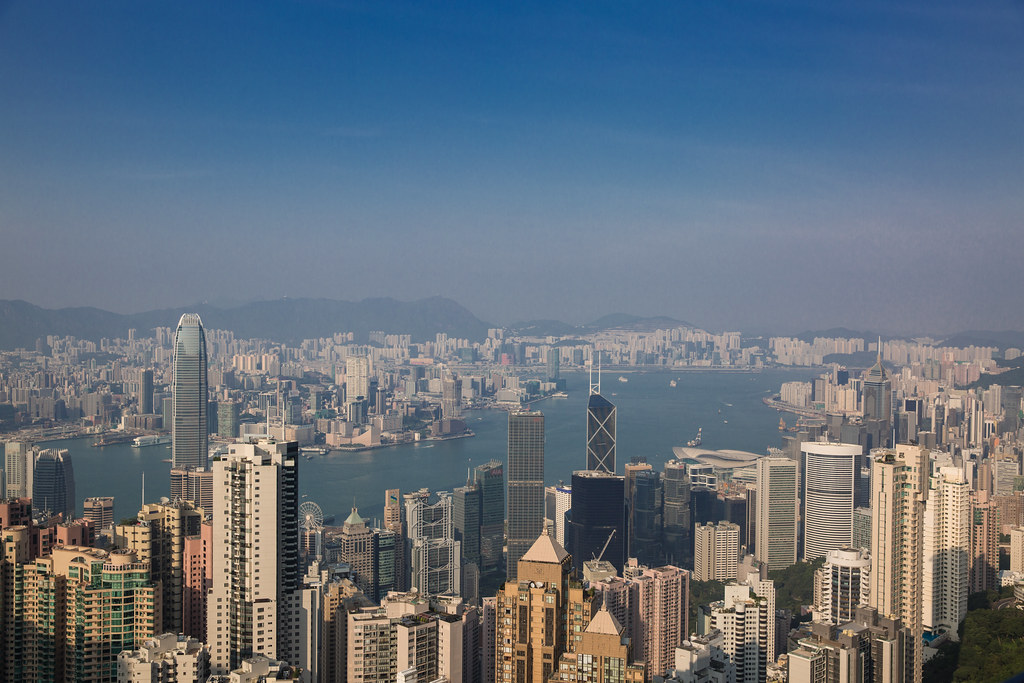
#> input picture assets/hk-skyline.jpg, 1024 x 683 px
$ python render.py
#> lines starting #> are read from the running program, lines starting #| are printed output that depends on the picture
#!/usr/bin/env python3
"""Render THE WORLD TODAY — a one-page broadsheet summing up the world news
of Sunday 22 November 2026 — as a 680x1024 PNG.

Drawn at 2x (1360x2048) with Pillow and downscaled with LANCZOS so the
small type stays crisp. Layout: masthead, Hong Kong election lead with a
real skyline photograph, Israel and COP31 side by side with real photos,
a three-brief strip, and a sources footer. All photographs are freely
licensed file photos, credited in the footer; none is from 22 November
itself. Every story on the page is an event of 22 November 2026.
"""
import os
from PIL import Image, ImageDraw, ImageFont

HERE = os.path.dirname(os.path.abspath(__file__))
ROOT = os.path.dirname(HERE)

SCALE = 2
W, H = 680 * SCALE, 1024 * SCALE
MARGIN = 28 * SCALE
CW = W - 2 * MARGIN  # content width

PAPER = (246, 242, 231)
INK = (17, 17, 17)
RED = (164, 30, 34)
GREY = (90, 86, 78)

SERIF = "/usr/share/fonts/truetype/liberation/LiberationSerif-Regular.ttf"
SERIF_B = "/usr/share/fonts/truetype/liberation/LiberationSerif-Bold.ttf"
SERIF_I = "/usr/share/fonts/truetype/liberation/LiberationSerif-Italic.ttf"
SANS = "/usr/share/fonts/truetype/liberation/LiberationSans-Regular.ttf"
SANS_B = "/usr/share/fonts/truetype/liberation/LiberationSans-Bold.ttf"


def font(path, size):
    return ImageFont.truetype(path, size * SCALE)


def wrap(text, fnt, width, draw):
    """Greedy word wrap to a pixel width; returns a list of lines."""
    words = text.split()
    lines, cur = [], ""
    for w in words:
        trial = (cur + " " + w).strip()
        if draw.textlength(trial, font=fnt) <= width:
            cur = trial
        else:
            if cur:
                lines.append(cur)
            cur = w
    if cur:
        lines.append(cur)
    return lines


def draw_lines(draw, x, y, lines, fnt, fill=INK, leading=None):
    """Draw lines top to bottom; returns the y below the last line."""
    lh = leading if leading is not None else int(fnt.size * 1.35)
    for ln in lines:
        draw.text((x, y), ln, font=fnt, fill=fill)
        y += lh
    return y


def crop_cover(img, tw, th):
    """Centre-crop an image to the target aspect, then resize to it."""
    iw, ih = img.size
    ta = tw / th
    ia = iw / ih
    if ia > ta:  # too wide: trim sides
        nw = int(ih * ta)
        x0 = (iw - nw) // 2
        img = img.crop((x0, 0, x0 + nw, ih))
    else:  # too tall: trim top/bottom
        nh = int(iw / ta)
        y0 = (ih - nh) // 2
        img = img.crop((0, y0, iw, y0 + nh))
    return img.resize((tw, th), Image.LANCZOS)


def tracked(draw, x, y, text, fnt, fill, tracking=0):
    """Draw text with extra space between characters; returns end x."""
    for ch in text:
        draw.text((x, y), ch, font=fnt, fill=fill)
        x += draw.textlength(ch, font=fnt) + tracking
    return x


def main():
    img = Image.new("RGB", (W, H), PAPER)
    d = ImageDraw.Draw(img)
    x = MARGIN
    y = 18 * SCALE

    # ---- Masthead ----
    f_mast = font(SERIF_B, 48)
    t = "THE WORLD TODAY"
    d.text(((W - d.textlength(t, font=f_mast)) / 2, y), t, font=f_mast, fill=INK)
    y += int(48 * SCALE * 1.25)

    f_date = font(SANS_B, 15)
    t = "SUNDAY, 22 NOVEMBER 2026"
    d.text(((W - d.textlength(t, font=f_date)) / 2, y), t, font=f_date, fill=INK)
    y += int(15 * SCALE * 1.6)

    f_sub = font(SANS, 11)
    t = "ONE DAY  ·  ONE PAGE  ·  No. 326"
    d.text(((W - d.textlength(t, font=f_sub)) / 2, y), t, font=f_sub, fill=GREY)
    y += int(11 * SCALE * 1.6) + 6 * SCALE

    d.rectangle([x, y, x + CW, y + 3 * SCALE], fill=INK)
    y += 5 * SCALE
    d.rectangle([x, y, x + CW, y + 1 * SCALE], fill=INK)
    y += 8 * SCALE

    # ---- Lead: Hong Kong ----
    f_kick = font(SANS_B, 13)
    tracked(d, x, y, "HONG KONG · ELECTION", f_kick, RED, tracking=2)
    y += int(13 * SCALE * 1.7)

    f_head = font(SERIF_B, 54)
    d.text((x, y), "HONG KONG VOTES", font=f_head, fill=INK)
    y += int(54 * SCALE * 1.15)

    f_deck = font(SERIF, 16)
    deck = ("About 5,700 voters pick the 1,500-member committee that will choose "
            "Hong Kong's next leader, as 856 candidates contest 723 seats "
            "across 31 subsectors.")
    y = draw_lines(d, x, y + 2 * SCALE, wrap(deck, f_deck, CW, d), f_deck,
                   leading=int(16 * SCALE * 1.45))
#> y = 541
    y += 4 * SCALE
#> y = 549

    hk = Image.open(os.path.join(ROOT, "assets", "hk-skyline.jpg")).convert("RGB")
#> hk is the input picture: PIL image 1024x683 RGB; mean R, G, B 99.2, 111.8, 125.2
    ph = 135 * SCALE
    img.paste(crop_cover(hk, CW, ph), (x, y))
#> img: PIL image 1360x2048 RGB
    y += ph + 4 * SCALE
#> y = 827
    f_cap = font(SERIF_I, 11)
    d.text((x, y), "Hong Kong's skyline. Polling runs 9am–6pm across five stations. (File photo)",
           font=f_cap, fill=GREY)
    y += int(11 * SCALE * 1.7) + 2 * SCALE
#> y = 868

    # Lead body, two columns
    f_body = font(SERIF, 13)
    col_w = (CW - 20 * SCALE) // 2
    lh = int(13 * SCALE * 1.5)
    left = ("Polls opened at 9am today in Hong Kong's Election Committee "
            "Subsector Ordinary Elections, with 856 candidates contesting "
            "723 seats. The 5,700 voters choose the 1,500-strong Election "
            "Committee, which nominates and elects the chief executive and "
            "picks 40 lawmakers.")
    right = ("Voting runs until 6pm at five ordinary polling stations, and "
             "the committee's five-year term begins on 1 February 2027. "
             "The results will shape the race for the city's top job next year.")
    y1 = draw_lines(d, x, y, wrap(left, f_body, col_w, d), f_body, leading=lh)
#> the loop in draw_lines (call 2), `for ln in lines:` made 5 passes
#> y on passes 1 to 5: 907, 946, 985, 1024, 1063
#> y1 = 1063
    y2 = draw_lines(d, x + col_w + 20 * SCALE, y,
                    wrap(right, f_body, col_w, d), f_body, leading=lh)
#> y2 = 1024
    y = max(y1, y2) + 6 * SCALE
#> y = 1075

    d.rectangle([x, y, x + CW, y + 1 * SCALE], fill=INK)
    y += 8 * SCALE
#> y = 1091

    # ---- Middle: Israel | COP31 ----
    mid_y = y
#> mid_y = 1091
    col_w = (CW - 20 * SCALE) // 2
    f_mid_head = font(SERIF_B, 24)

    def story(cx, kicker, headline, photo, caption, body):
#> called with cx = 56, kicker = 'ISRAEL · GOVERNMENT', headline = 'EISENKOT BEGINS BID TO FORM GOVERNMENT', photo = 'knesset.jpg', caption = 'The Knesset in Jerusalem. (File photo)'
        yy = mid_y
#> yy = 1091
        tracked(d, cx, yy, kicker, f_kick, RED, tracking=2)
        yy += int(13 * SCALE * 1.7)
#> yy = 1135
        yy = draw_lines(d, cx, yy, wrap(headline, f_mid_head, col_w, d),
                        f_mid_head, leading=int(24 * SCALE * 1.12))
#> yy = 1241
        yy += 3 * SCALE
#> yy = 1247
        im = Image.open(os.path.join(ROOT, "assets", photo)).convert("RGB")
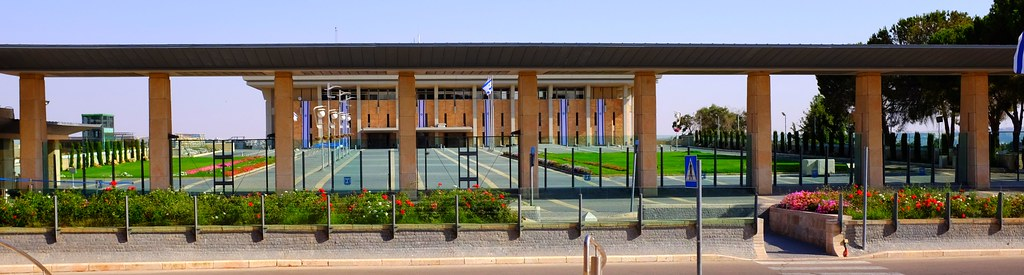
#> input picture assets/knesset.jpg, 1024 x 275 px
#> im is the input picture: PIL image 1024x275 RGB; mean R, G, B 122.3, 117.2, 109
        ph2 = 72 * SCALE
        img.paste(crop_cover(im, col_w, ph2), (cx, yy))
#> call 2 of crop_cover, with tw = 604, th = 144
#> in crop_cover (call 2), `return img.resize((tw, th), Image.LANCZOS)`:
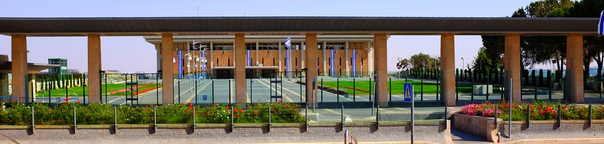
#> returned value: PIL image 604x144 RGB; mean R, G, B 113.6, 108.8, 98.6
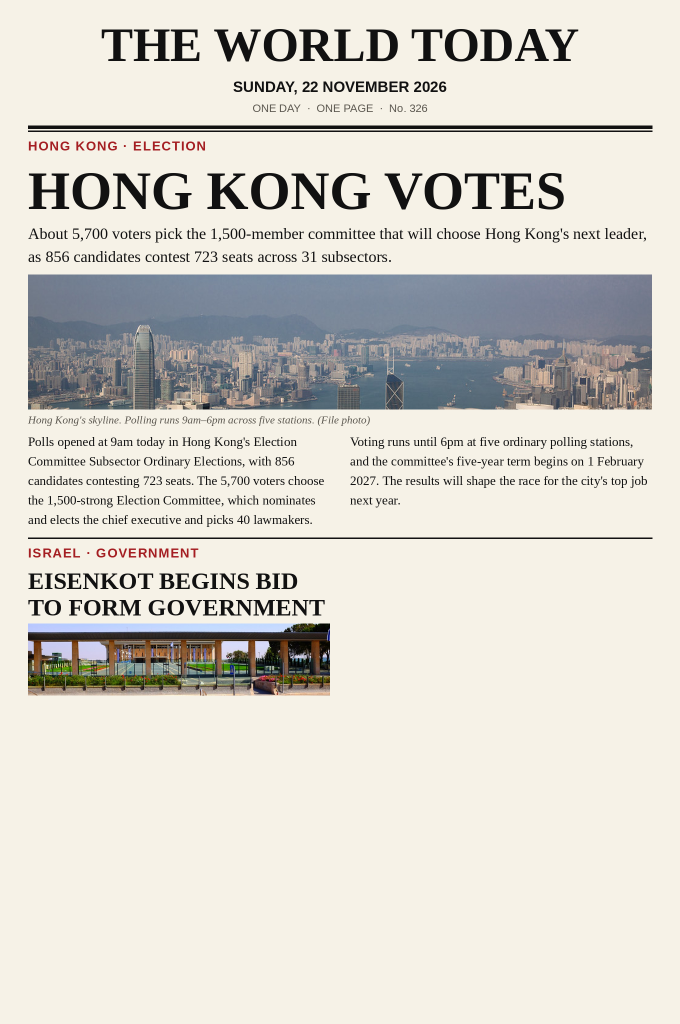
#> img: PIL image 1360x2048 RGB (shown at 1/2 size); mean R, G, B 216.8, 214, 206.1
        yy += ph2 + 4 * SCALE
#> yy = 1399
        d.text((cx, yy), caption, font=f_cap, fill=GREY)
        yy += int(11 * SCALE * 1.7) + 2 * SCALE
#> yy = 1440
        yy = draw_lines(d, cx, yy, wrap(body, f_body, col_w, d), f_body, leading=lh)
#> yy = 1674
        return yy

    y_isr = story(
        x, "ISRAEL · GOVERNMENT",
        "EISENKOT BEGINS BID TO FORM GOVERNMENT",
        "knesset.jpg", "The Knesset in Jerusalem. (File photo)",
        ("Gadi Eisenkot, the former army chief, begins intensive coalition "
         "talks with Likud today after President Isaac Herzog asked him — "
         "not Benjamin Netanyahu — to try to form Israel's next government. "
         "Herzog informed Netanyahu on Saturday evening; the mandate "
         "handover takes place today."))
#> y_isr = 1674
    y_cop = story(
        x + col_w + 20 * SCALE, "CLIMATE · COP31",
        "CLIMATE TALKS DEADLOCKED AS COP31 RUNS INTO OVERTIME",
        "turbines.jpg", "Wind turbines. The fossil-fuel fight has stalled the talks. (File photo)",
        ("Climate talks in Antalya run past their deadline with no deal, "
         "deadlocked over fossil fuels after a draft text stripped out every "
         "mention of them. Delegates worked through the night as a third "
         "draft was promised for this morning; nearly 200 countries are at "
         "the table."))
#> call 2 of story, with cx = 700, kicker = 'CLIMATE · COP31', photo = 'turbines.jpg'
#> in story (call 2), `yy = mid_y`: yy = 1091
#> in story (call 2), `yy += int(13 * SCALE * 1.7)`: yy = 1135
#> in story (call 2), `yy = draw_lines(d, cx, yy, wrap(headline, f_mid_head, col_w, d), f_mid..`: yy = 1294
#> in story (call 2), `yy += 3 * SCALE`: yy = 1300
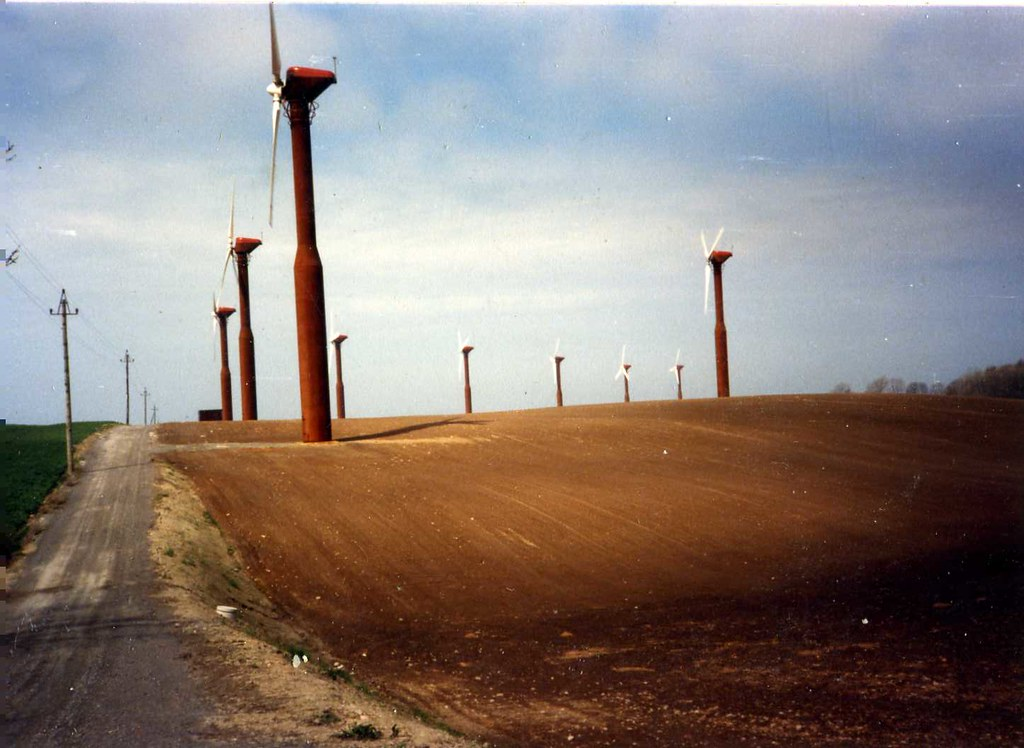
#> input picture assets/turbines.jpg, 1024 x 748 px
#> in story, im is the input picture: PIL image 1024x748 RGB; mean R, G, B 138.9, 127.8, 123.3
#> call 3 of crop_cover, with tw = 604, th = 144
#> in crop_cover (call 3), `img = img.crop((0, y0, iw, y0 + nh))`:
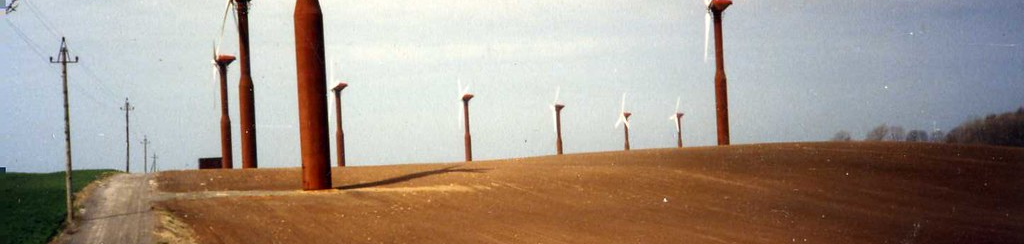
#> img: PIL image 1024x244 RGB; mean R, G, B 162.8, 149.5, 138.6
#> in story (call 2), `img.paste(crop_cover(im, col_w, ph2), (cx, yy))`:
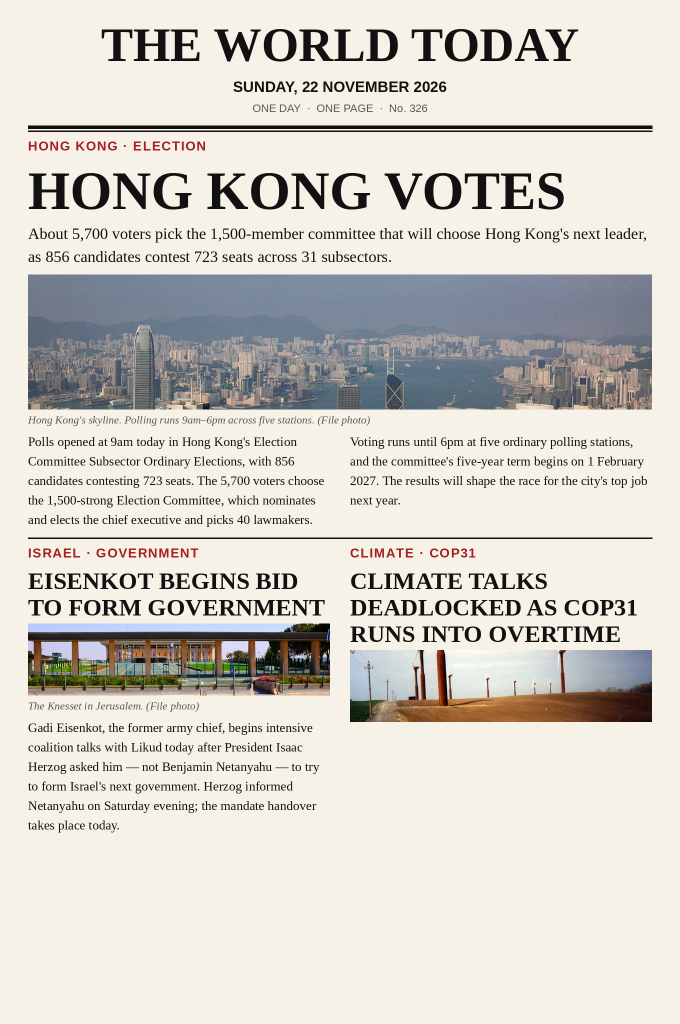
#> img: PIL image 1360x2048 RGB (shown at 1/2 size); mean R, G, B 211.5, 208.4, 200.7
#> in story (call 2), `yy += ph2 + 4 * SCALE`: yy = 1452
#> in story (call 2), `yy += int(11 * SCALE * 1.7) + 2 * SCALE`: yy = 1493
#> in story (call 2), `yy = draw_lines(d, cx, yy, wrap(body, f_body, col_w, d), f_body, leadi..`: yy = 1688
#> y_cop = 1688
    y = max(y_isr, y_cop)
#> y = 1688
    # vertical divider between the two middle stories
    div_x = x + col_w + 10 * SCALE
    d.rectangle([div_x, mid_y, div_x + 1 * SCALE, y - 4 * SCALE], fill=INK)
    y += 6 * SCALE
#> y = 1700

    d.rectangle([x, y, x + CW, y + 1 * SCALE], fill=INK)
    y += 8 * SCALE
#> y = 1716

    # ---- The day in brief ----
    f_brief_h = font(SANS_B, 13)
    tracked(d, x, y, "THE DAY IN BRIEF", f_brief_h, INK, tracking=2)
    y += int(13 * SCALE * 1.8)
#> y = 1762
    bw = (CW - 2 * 16 * SCALE) // 3
    f_bh = font(SANS_B, 12)
    f_bb = font(SERIF, 13)
    briefs = [
        ("MYANMAR", "A magnitude 4.1 earthquake struck Myanmar in the early "
                    "hours of today."),
        ("VENICE", "The 61st Venice Art Biennale closes today after six "
                   "months, ending the world's biggest art exhibition."),
        ("TURIN", "The Nitto ATP Finals reach their final day in Turin "
                  "today, closing the season's last showpiece."),
    ]
    yb = y
#> yb = 1762
    for i, (h, b) in enumerate(briefs):
        bx = x + i * (bw + 16 * SCALE)
        d.text((bx, y), h, font=f_bh, fill=RED)
        yy = draw_lines(d, bx, y + int(12 * SCALE * 1.7),
                        wrap(b, f_bb, bw, d), f_bb, leading=int(13 * SCALE * 1.45))
        yb = max(yb, yy)
#> this loop made 3 passes
#> (yy, yb) on passes 1 to 3: (1876, 1876), (1913, 1913), (1913, 1913)
    y = yb + 8 * SCALE
#> y = 1929

    d.rectangle([x, y, x + CW, y + 1 * SCALE], fill=INK)
    y += 6 * SCALE
#> y = 1941

    # ---- Footer ----
    f_foot = font(SANS, 8)
    foot1 = ("All events on this page happened on Sunday 22 November 2026. Sources: Hong Kong "
             "Registration and Electoral Office; China Daily Asia; Times of Israel; BBC; "
             "National Centre for Seismology.")
    foot2 = ("Photos are freely licensed file photos, not from today: Hong Kong "
             "skyline — Portland Seminary, CC BY-SA; Knesset — leighklotz, CC BY; wind "
             "turbines — sludgegulper, CC BY-SA.")
    y = draw_lines(d, x, y, wrap(foot1, f_foot, CW, d), f_foot, fill=GREY,
                   leading=int(8 * SCALE * 1.55))
#> y = 1989
    y = draw_lines(d, x, y + 2 * SCALE, wrap(foot2, f_foot, CW, d), f_foot,
                   fill=GREY, leading=int(8 * SCALE * 1.55))
#> y = 2041

    out = img.resize((680, 1024), Image.LANCZOS)
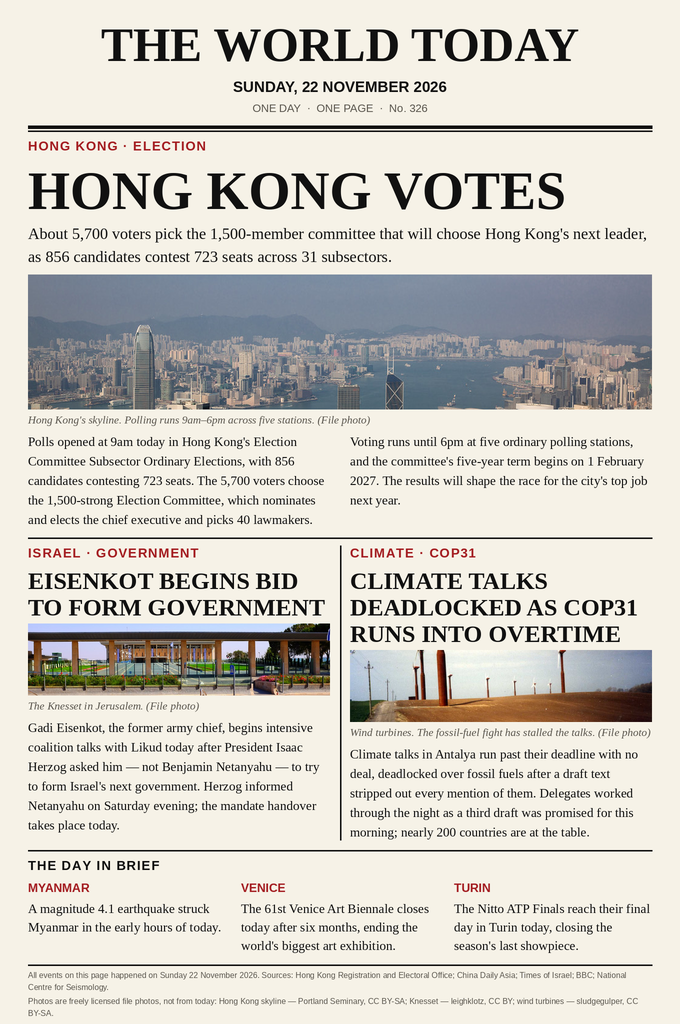
#> out: PIL image 680x1024 RGB; mean R, G, B 207.7, 204.7, 197.3
    out.save(os.path.join(ROOT, "entry.png"), "PNG")
    print("wrote entry.png", out.size,
          os.path.getsize(os.path.join(ROOT, "entry.png")), "bytes")
#| wrote entry.png (680, 1024) 536638 bytes


if __name__ == "__main__":
    main()
